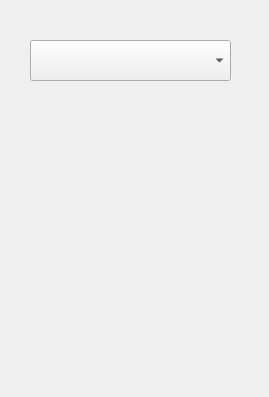
<?xml version="1.0" encoding="UTF-8"?>
<ui version="4.0">
 <class>Widget</class>
 <widget class="QWidget" name="Widget">
  <property name="geometry">
   <rect>
    <x>0</x>
    <y>0</y>
    <width>269</width>
    <height>397</height>
   </rect>
  </property>
  <property name="windowTitle">
   <string>Widget</string>
  </property>
  <widget class="QComboBox" name="comboBox">
   <property name="geometry">
    <rect>
     <x>30</x>
     <y>40</y>
     <width>201</width>
     <height>41</height>
    </rect>
   </property>
  </widget>
 </widget>
 <resources/>
 <connections/>
</ui>
